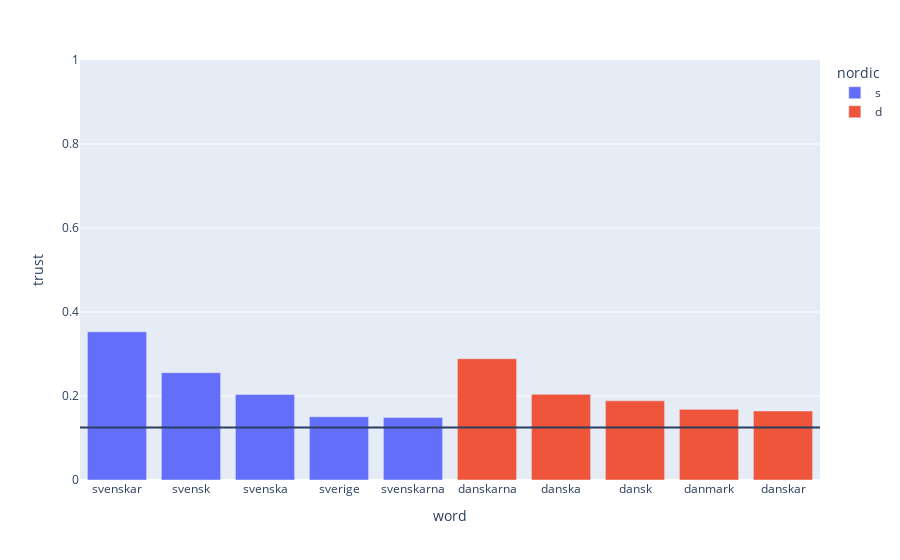

Source (notebook cell):
### Code cell
emotion = 'trust'

fig = px.bar(nordic_emotions.sort_values(by=[emotion], ascending=False), y=emotion, color='nordic', x='word', range_y=[0, 1])
fig.add_hline(y=0.125)
fig.show()

### Figure 1 — Plotly figure (JSON) as saved in the notebook; plotly's stock layout.template omitted (floating-point values rounded to 4 significant figures)
{"data": [{"alignmentgroup": "True", "hovertemplate": "nordic=s<br>word=%{x}<br>trust=%{y}<extra></extra>", "legendgroup": "s", "marker": {"color": "#636efa"}, "name": "s", "offsetgroup": "s", "orientation": "v", "showlegend": true, "textposition": "auto", "type": "bar", "x": ["svenskar", "svensk", "svenska", "sverige", "svenskarna"], "xaxis": "x", "y": [0.3529, 0.2556, 0.2036, 0.1505, 0.1489], "yaxis": "y"}, {"alignmentgroup": "True", "hovertemplate": "nordic=d<br>word=%{x}<br>trust=%{y}<extra></extra>", "legendgroup": "d", "marker": {"color": "#EF553B"}, "name": "d", "offsetgroup": "d", "orientation": "v", "showlegend": true, "textposition": "auto", "type": "bar", "x": ["danskarna", "danska", "dansk", "danmark", "danskar"], "xaxis": "x", "y": [0.2887, 0.2041, 0.1884, 0.1682, 0.1643], "yaxis": "y"}], "layout": {"barmode": "relative", "legend": {"title": {"text": "nordic"}, "tracegroupgap": 0}, "margin": {"t": 60}, "shapes": [{"type": "line", "x0": 0, "x1": 1, "xref": "x domain", "y0": 0.125, "y1": 0.125, "yref": "y"}], "xaxis": {"anchor": "y", "domain": [0, 1], "title": {"text": "word"}}, "yaxis": {"anchor": "x", "domain": [0, 1], "range": [0, 1], "title": {"text": "trust"}}}}
